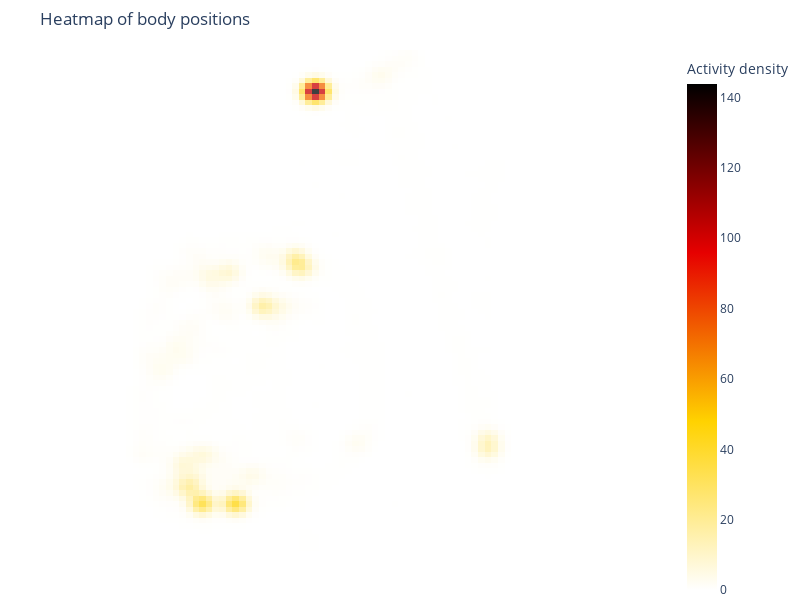

The code cell stored with this chart in its notebook:
### Code cell
rst.plot_heatmap(params, example_path, bodypart = 'body', colorscale='hot_r')

### Figure 1 — Plotly figure (JSON) as saved in the notebook; plotly's stock layout.template omitted (floating-point values rounded to 4 significant figures; data arrays with more than 128 entries replaced by an {"elided": "..."} marker saying what was removed)
{"data": [{"colorbar": {"title": {"text": "Activity density"}}, "colorscale": [[0, "rgb(255,255,255)"], [0.3333, "rgb(255,210,0)"], [0.6667, "rgb(230,0,0)"], [1, "rgb(0,0,0)"]], "hoverinfo": "x+y+z", "opacity": 0.75, "type": "heatmap", "x": [0, 8, 16, 24, 32, 40, 48, 56, 64, 72, 80, 88, 96, 104, 112, 120, 128, 136, 144, 152, 160, 168, 176, 184, 192, 200, 208, 216, 224, 232, 240, 248, 256, 264, 272, 280, 288, 296, 304, 312, 320, 328, 336, 344, 352, 360, 368, 376, 384, 392, 400, 408, 416, 424, 432, 440, 448, 456, 464, 472, 480, 488, 496, 504, 512, 520, 528, 536, 544, 552, 560, 568, 576, 584, 592, 600, 608, 616, 624, 632, 640, 648, 656, 664, 672, 680, 688, 696, 704, 712, 720, 728, 736, 744, 752, 760, 768, 776, 784, 792, 800], "y": [0, 6, 12, 18, 24, 30, 36, 42, 48, 54, 60, 66, 72, 78, 84, 90, 96, 102, 108, 114, 120, 126, 132, 138, 144, 150, 156, 162, 168, 174, 180, 186, 192, 198, 204, 210, 216, 222, 228, 234, 240, 246, 252, 258, 264, 270, 276, 282, 288, 294, 300, 306, 312, 318, 324, 330, 336, 342, 348, 354, 360, 366, 372, 378, 384, 390, 396, 402, 408, 414, 420, 426, 432, 438, 444, 450, 456, 462, 468, 474, 480, 486, 492, 498, 504, 510, 516, 522, 528, 534, 540, 546, 552, 558, 564, 570, 576, 582, 588, 594, 600], "z": {"elided": "100x100 float values"}}], "layout": {"autosize": false, "height": 600, "margin": {"b": 0, "l": 0, "r": 0, "t": 50}, "plot_bgcolor": "white", "showlegend": false, "title": {"text": "Heatmap of body positions"}, "width": 800, "xaxis": {"range": [0, 800], "showgrid": false, "visible": false, "zeroline": false}, "yaxis": {"autorange": "reversed", "range": [0, 600], "showgrid": false, "visible": false, "zeroline": false}}}
